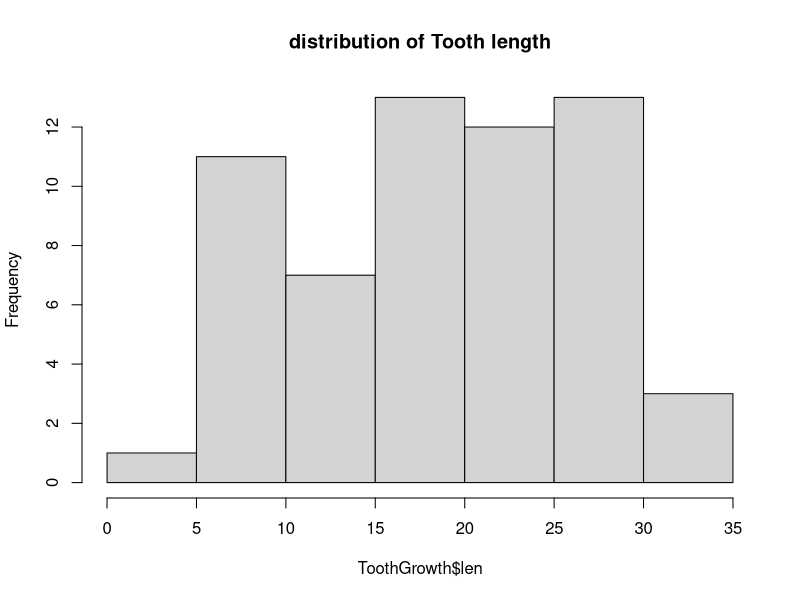
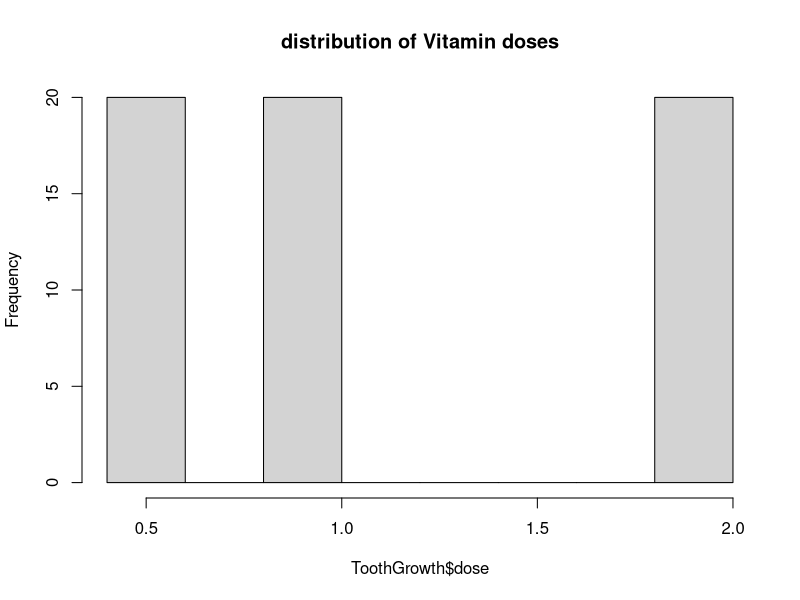
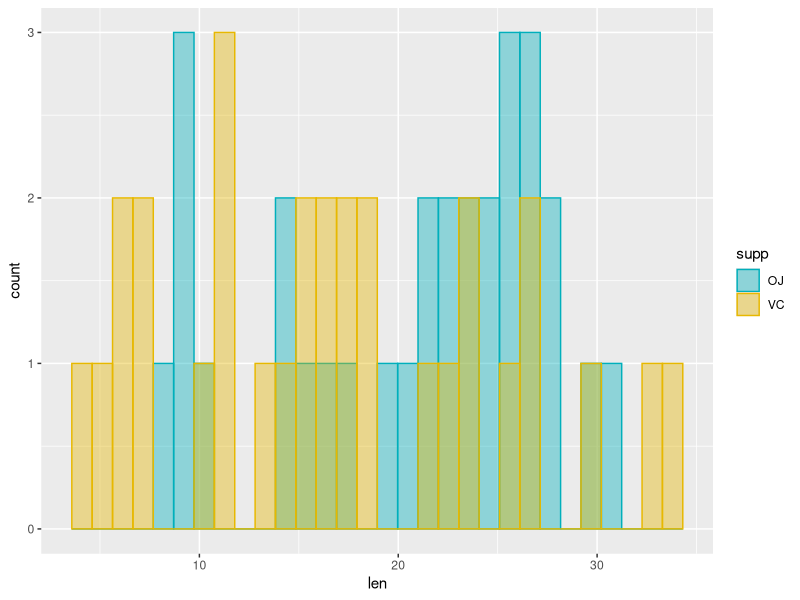

The R source for these figures, in order:
## ---- chunk 1
knitr::opts_chunk$set(echo = TRUE)
## ---- chunk 2
# Loading the dataset
data(ToothGrowth)  
# Getting general overview of the data  
str(ToothGrowth)  
# Getting summary statistics.
summary(ToothGrowth)  
# Let's visualize the distribution of the numerical values
hist(ToothGrowth$len, main = "distribution of Tooth length")  
hist(ToothGrowth$dose, main = "distribution of Vitamin doses")
# Nb of rows
df_nb_rows = as.numeric(nrow(ToothGrowth))

## ---- chunk 3
# We call use ggplot2 to show the distributions  
library(ggplot2)
# Building the histograms based on supp variable  
ggplot(ToothGrowth, aes(x = len)) +
  geom_histogram(aes(color = supp, fill = supp), 
                position = "identity", alpha = 0.4) +
  scale_color_manual(values = c("#00AFBB", "#E7B800")) +
  scale_fill_manual(values = c("#00AFBB", "#E7B800"))

## ---- chunk 4
# Let's call the dplyr package
library(dplyr)
# means & standard error computation  
ToothGrowth %>% group_by(supp) %>% summarize(mean_len = mean(len), std_len = sd(len))

## ---- chunk 5
# Let's define specific dataframes for OJ and VC
len_OJ <- ToothGrowth %>% filter(supp == 'OJ') %>% select(len)
len_VC <- ToothGrowth %>% filter(supp == 'VC') %>% select(len)
# Applying the T test using the R native command
t.test(len_OJ,len_VC, alternative="two.sided", paired=FALSE, mu = 0, conf.level = 0.95)

